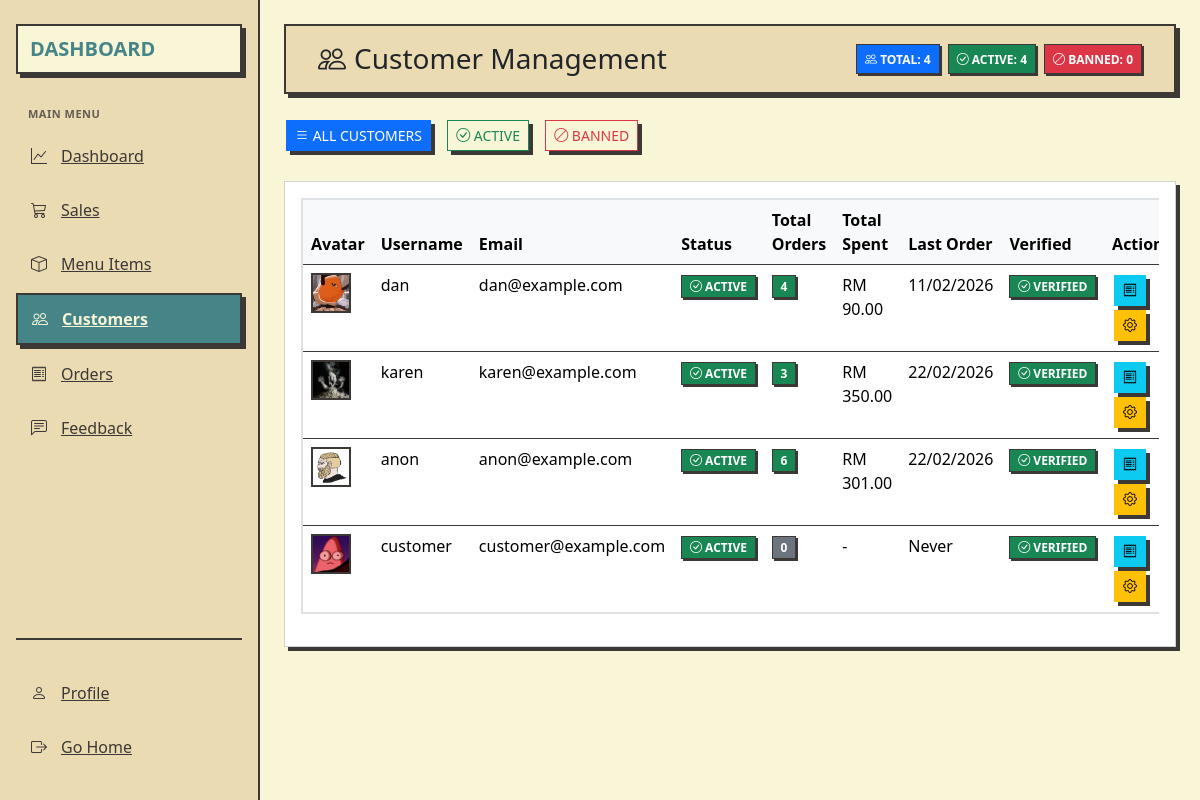
/customers.php (signed in), run on the app's committed database.
### tables this page shows
CREATE TABLE `users` (
  `id` int(11) NOT NULL,
  `username` varchar(50) NOT NULL,
  `email` varchar(100) NOT NULL,
  `password` varchar(255) NOT NULL,
  `role_id` int(11) NOT NULL,
  `email_verified` tinyint(1) DEFAULT 0,
  `verification_token` varchar(64) DEFAULT NULL,
  `token_expires` datetime DEFAULT NULL,
  `profile_picture` varchar(255) DEFAULT 'default-profile.png',
  `is_active` tinyint(1) DEFAULT 1,
  `banned_at` datetime DEFAULT NULL,
  `ban_reason` text DEFAULT NULL
);

### app/permission.php (called while the page is built, shortened)
<?php
function hasPermission($permission_name) {
    global $pdo;
    $role_id = $_SESSION['role_id'] ?? null;
    $stmt = $pdo->prepare('
        SELECT COUNT(*) FROM role_permissions
        INNER JOIN permissions ON role_permissions.permission_id = permissions.id
        WHERE role_permissions.role_id = :role_id AND permissions.permission_name = :permission_name
    ');
    $stmt->execute(['role_id' => $role_id, 'permission_name' => $permission_name]);
    return $stmt->fetchColumn() > 0;
}

### app/customer_functions.php (called while the page is built, shortened)
<?php
function getAllCustomers($pdo) {
    $sql = "SELECT u.*, r.role_name,
            (SELECT COUNT(*) FROM orders WHERE user_id = u.id) as total_orders,
            (SELECT SUM(total_amount) FROM orders WHERE user_id = u.id) as total_spent,
            (SELECT MAX(created_at) FROM orders WHERE user_id = u.id) as last_order_date
            FROM users u
            LEFT JOIN roles r ON u.role_id = r.id
            WHERE r.role_name = 'Customer'
            ORDER BY u.id DESC";
    $stmt = $pdo->prepare($sql);
    $stmt->execute();
    return $stmt->fetchAll(PDO::FETCH_ASSOC);
}
function getBannedCustomersCount($pdo) {
    $sql = "SELECT COUNT(*) as count FROM users WHERE role_id = 3 AND is_active = 0";
    $stmt = $pdo->prepare($sql);
    $stmt->execute();
    $result = $stmt->fetch(PDO::FETCH_ASSOC);
    return $result['count'];
}
function getActiveCustomersCount($pdo) {
    $sql = "SELECT COUNT(*) as count FROM users WHERE role_id = 3 AND is_active = 1";
    $stmt = $pdo->prepare($sql);
    $stmt->execute();
    $result = $stmt->fetch(PDO::FETCH_ASSOC);
    return $result['count'];
}
?>

### customers.php (the view, shortened to what this page needs)
<?php
require 'app/menu_functions.php';
require 'app/permission.php';
require 'app/customer_functions.php';
$filter = isset($_GET['filter']) ? $_GET['filter'] : 'all';
$customers = getAllCustomers($pdo);
$banned_count = getBannedCustomersCount($pdo);
$active_count = getActiveCustomersCount($pdo);
?>
<!DOCTYPE html>
<html lang="en">
<head>
    <link rel="stylesheet" href="assets/css/dashboard.css">
    <link href="assets/vendor/bootstrap-icons/bootstrap-icons.css" rel="stylesheet">
    <link href="assets/vendor/bootstrap/css/bootstrap.min.css" rel="stylesheet">
</head>
<body>
    <div class="app-container">
        <aside class="sidebar" id="sidebar">
            <div class="logo">
                <div class="logo-text">Dashboard</div>
            </div>
            <nav class="nav-section">
                <div class="nav-label">Main Menu</div>
                <a href="dashboard.php" class="nav-item">
                    <i class="bi bi-graph-up"></i>
                    <span>Dashboard</span>
                </a>
                <a href="sales.php" class="nav-item">
                    <i class="bi bi-cart3"></i>
                    <span>Sales</span>
                </a>
                <a href="menu_items.php" class="nav-item">
                    <i class="bi bi-box"></i>
                    <span>Menu Items</span>
                </a>
                <?php if (hasPermission('manage_customers')): ?>
                <a href="customers.php" class="nav-item active">
                    <i class="bi bi-people"></i>
                    <span>Customers</span>
                </a>
                <?php endif; ?>
                <a href="orders.php" class="nav-item">
                    <i class="bi bi-receipt"></i>
                    <span>Orders</span>
                </a>
                <?php if (hasPermission('manage_feedback')): ?>
                <a href="feedback.php" class="nav-item">
                    <i class="bi bi-chat-left-text"></i>
                    <span>Feedback</span>
                </a>
                <?php endif; ?>
            </nav>
            <div class="sidebar-footer">
                <a href="profile.php" class="nav-item">
                    <i class="bi bi-person"></i>
                    <span>Profile</span>
                </a>
                <a href="index.php" class="nav-item">
                    <i class="bi bi-box-arrow-right"></i>
                    <span>Go Home</span>
                </a>
            </div>
        </aside>
        <div class="main-content">
            <div class="p-4">
                <div class="top-bar d-flex justify-content-between align-items-center mb-4">
                    <h1 class="h3 mb-0">
                        <i class="bi bi-people me-2"></i>Customer Management
                    </h1>
                    <div class="d-flex gap-2">
                        <div class="badge bg-primary p-2">
                            <i class="bi bi-people"></i> Total: <?php echo count($customers); ?>
                        </div>
                        <div class="badge bg-success p-2">
                            <i class="bi bi-check-circle"></i> Active: <?php echo $active_count; ?>
                        </div>
                        <div class="badge bg-danger p-2">
                            <i class="bi bi-ban"></i> Banned: <?php echo $banned_count; ?>
                        </div>
                    </div>
                </div>
                <div class="filter-buttons">
                    <a href="?filter=all" class="btn btn-sm <?php echo $filter == 'all' ? 'btn-primary' : 'btn-outline-primary'; ?>">
                        <i class="bi bi-list"></i> All Customers
                    </a>
                    <a href="?filter=active" class="btn btn-sm <?php echo $filter == 'active' ? 'btn-success' : 'btn-outline-success'; ?>">
                        <i class="bi bi-check-circle"></i> Active
                    </a>
                    <a href="?filter=banned" class="btn btn-sm <?php echo $filter == 'banned' ? 'btn-danger' : 'btn-outline-danger'; ?>">
                        <i class="bi bi-ban"></i> Banned
                    </a>
                </div>
                <div class="card">
                    <div class="card-body">
                        <div class="table-responsive">
                            <table class="table table-hover">
                                <thead class="table-light">
                                    <tr>
                                        <th>Avatar</th>
                                        <th>Username</th>
                                        <th>Email</th>
                                        <th>Status</th>
                                        <th>Total Orders</th>
                                        <th>Total Spent</th>
                                        <th>Last Order</th>
                                        <th>Verified</th>
                                        <th>Actions</th>
                                    </tr>
                                </thead>
                                <tbody>
                                    <?php
                                    $filtered_customers = array_filter($customers, function($customer) use ($filter) {
                                        if ($filter == 'active') return $customer['is_active'] == 1;
                                        if ($filter == 'banned') return $customer['is_active'] == 0;
                                        return true;
                                    });
                                    if (empty($filtered_customers)):
                                    ?>
                                    <tr>
                                        <td colspan="9" class="text-center py-4">
                                            <i class="bi bi-people fs-1 d-block mb-3 text-muted"></i>
                                            <p class="text-muted">No customers found.</p>
                                        </td>
                                    </tr>
                                    <?php else: ?>
                                    <?php foreach ($filtered_customers as $customer): ?>
                                    <tr class="<?php echo $customer['is_active'] == 0 ? 'banned-row' : ''; ?>">
                                        <td>
                                            <?php if (!empty($customer['profile_picture'])): ?>
                                            <img src="<?php echo htmlspecialchars($customer['profile_picture']); ?>"
                                                alt="Avatar"
                                                class="customer-avatar"
                                                onerror="this.style.display='none'; this.nextElementSibling.style.display='flex';">
                                            <?php else: ?>
                                            <i class="bi bi-person-circle avatar-icon"></i>
                                            <?php endif; ?>
                                        </td>
                                        <td><?php echo htmlspecialchars($customer['username']); ?></td>
                                        <td><?php echo htmlspecialchars($customer['email']); ?></td>
                                        <td>
                                            <?php if ($customer['is_active'] == 1): ?>
                                            <span class="badge bg-success status-badge">
                                                <i class="bi bi-check-circle"></i> Active
                                            </span>
                                            <?php endif; ?>
                                        </td>
                                        <td>
                                            <span class="badge <?php echo ($customer['total_orders'] ?? 0) > 0 ? 'bg-success' : 'bg-secondary'; ?>">
                                                <?php echo $customer['total_orders'] ?? 0; ?>
                                            </span>
                                        </td>
                                        <td>
                                            <?php if (($customer['total_spent'] ?? 0) > 0): ?>
                                            RM <?php echo number_format($customer['total_spent'], 2); ?>
                                            <?php else: ?>
                                            -
                                            <?php endif; ?>
                                        </td>
                                        <td>
                                            <?php if ($customer['last_order_date']): ?>
                                            <?php echo date('d/m/Y', strtotime($customer['last_order_date'])); ?>
                                            <?php else: ?>
                                            Never
                                            <?php endif; ?>
                                        </td>
                                        <td>
                                            <?php if ($customer['email_verified']): ?>
                                            <span class="badge bg-success">
                                                <i class="bi bi-check-circle"></i> Verified
                                            </span>
                                            <?php else: ?>
                                            <span class="badge bg-warning">
                                                <i class="bi bi-exclamation-triangle"></i> Unverified
                                            </span>
                                            <?php endif; ?>
                                        </td>
                                        <td class="action-buttons">
                                            <button type="button" class="btn btn-sm btn-info"
                                                onclick="viewOrders(<?php echo $customer['id']; ?>)"
                                                data-bs-toggle="tooltip" title="View Orders">
                                                <i class="bi bi-receipt"></i>
                                            </button>
                                            <button type="button" class="btn btn-sm btn-warning"
                                                onclick="openEditModal(<?php echo htmlspecialchars(json_encode($customer)); ?>)"
                                                data-bs-toggle="tooltip" title="Manage Customer">
                                                <i class="bi bi-gear"></i>
                                            </button>
                                        </td>
                                    </tr>
                                    <?php endforeach; ?>
                                    <?php endif; ?>
                                </tbody>
                            </table>
                        </div>
                    </div>
                </div>
            </div>
        </div>
    </div>
</body>
</html>

### data on the page
users: profile_picture (picture), username "dan", email "dan@example.com", is_active 1 (drawn), total_orders "4", total_spent "90.00", last_order_date "11/02/2026", email_verified 1 (drawn)
users: profile_picture (picture), username "karen", email "karen@example.com", is_active 1 (drawn), total_orders "3", total_spent "350.00", last_order_date "22/02/2026", email_verified 1 (drawn)
users: profile_picture (picture), username "anon", email "anon@example.com", is_active 1 (drawn), total_orders "6", total_spent "301.00", last_order_date "22/02/2026", email_verified 1 (drawn)
users: profile_picture (picture), username "customer", email "customer@example.com", is_active 1 (drawn), total_orders "0", shows "Never", email_verified 1 (drawn)

### other printed values
count($customers) "4"
$active_count "4"
$banned_count "0"
